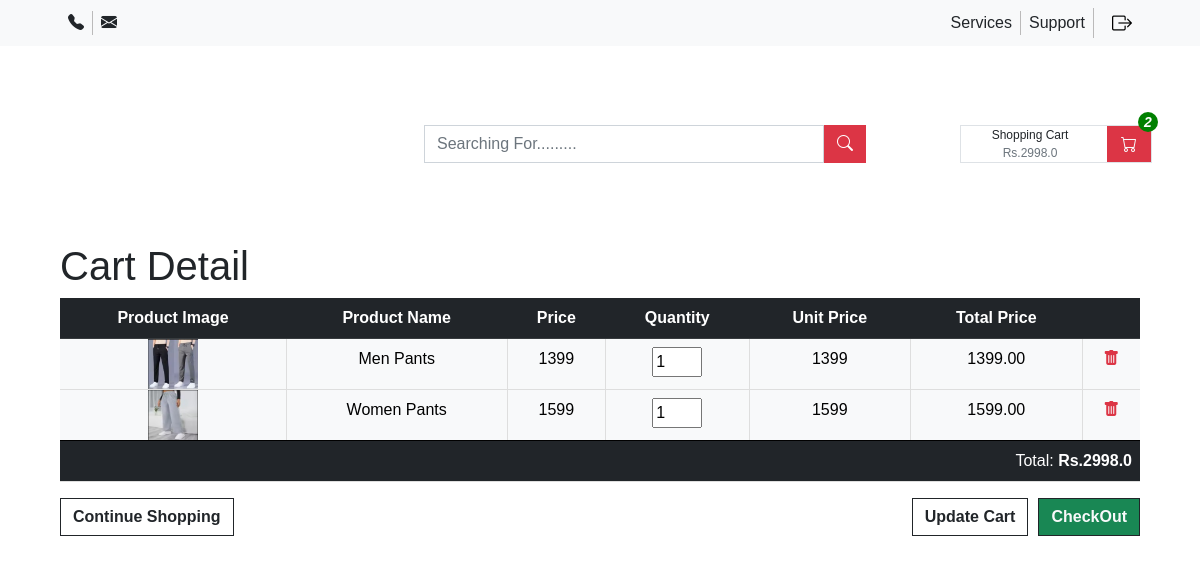
The page /cart/ (signed in) on the database its author committed.
### nep_app/models.py (models this page shows, shortened)
class CartItemModel(models.Model):
    cart = models.ForeignKey(
        CartModel, on_delete=models.CASCADE, related_name="cart_items"
    )
    product = models.ForeignKey(
        ProductModel,
        on_delete=models.SET_NULL,
        null=True,
        blank=True,
        related_name="cart_items",
    )
    quantity = models.PositiveIntegerField(default=1)
    unit_price = models.DecimalField(
        max_digits=10,
        decimal_places=2,
        null=True,
        blank=True,
        help_text="Snapshot of the price at the time the item was added",
    )
    def total_price(self):
        if self.unit_price is not None:
            return self.unit_price * self.quantity
        elif self.product and self.product.product_price is not None:
            return self.product.product_price * self.quantity
        return 0

class ProductModel(models.Model):
    product_category = models.ForeignKey(
        CategoryModel,
        related_name="productcategory",
        on_delete=models.CASCADE,
        default="",
    )
    product_name = models.CharField(max_length=200, default="")
    product_description = models.CharField(max_length=200, default="")
    product_price = models.CharField(max_length=200, default="")
    product_image = models.ImageField(
        upload_to="productImage/", default="", null=True, blank=True
    )
    pro_sub_category = models.ForeignKey(
        Sub_CategoryModel,
        related_name="productSubCategory",
        on_delete=models.CASCADE,
        null=True,
        blank=True,
        default="",
    )
    product_stock = models.IntegerField(default=0)

### nep_app/views.py (the view)
# urls.py: path("cart/", cart_detail, name="cart_Detail"),
def cart_detail(request):
    cart_det = CartItemModel.objects.all()
    if request.user.is_authenticated:
        cart = CartModel.objects.filter(user=request.user, is_paid=False).first()
        cart_items = CartItemModel.objects.filter(cart=cart) if cart else []
    else:
        cart_items = []
    total_items_count = (
        len(cart_items) if isinstance(cart_items, list) else cart_items.count()
    )
    grand_total = sum(
        float(item.total_price()) if item.product else 0 for item in cart_items
    )
    context = {
        "cartdet": cart_det,
        "total_items_count": total_items_count,
        "grand_total": grand_total,
    }
    return render(request, "content/cart_detail.html", context)

### templates/content/cart_detail.html (shortened to what this page needs)
{% extends "base.html" %}
{% load static %}
{% block cart_detail %}
<h1>Cart Detail</h1>
<div class="col-lg-12">
    <form action="{% url 'update_all_cart_details' %}" method="POST">
        <table class="table">
            <tr class="table-dark text-center">
                <th>Product Image</th>
                <th>Product Name</th>
                <th>Price</th>
                <th>Quantity</th>
                <th>Unit Price</th>
                <th>Total Price</th>
                <th></th>
            </tr>
            {% if cartdet %}
            {% for cartdetail in cartdet %}
            <tr class="table-light text-center">
                <td class="p-0 m-0">
                    <img src="{{ cartdetail.product.product_image.url }}" width="50px" height="50px"
                        alt="{{ cartdetail.product.product_name }}">
                </td>
                <td>{{ cartdetail.product.product_name }}</td>
                <td>{{ cartdetail.product.product_price }}</td>
                <td><input type="number" name="quantity_{{ cartdetail.id }}" style="width: 50px;"
                        value="{{ cartdetail.quantity|default:1 }}" min="1">
                </td>
                <td>{{ cartdetail.product.product_price }}</td>
                <td>{{ cartdetail.total_price }}</td>
                <td>
                    <a href="{% url 'cartdetail_delete' cartdetail.id %}" class="text-danger bi bi-trash-fill"></a>
                </td>
            </tr>
            {% endfor %}
            {% else %}
            <tr>
                <td colspan="7" class="text-center fw-bold">NO Cart</td>
            </tr>
            {% endif %}
            <tfoot>
                <tr class="table-dark text-end">
                    <td colspan="7" class="">Total: <span class="fw-bold">Rs.{{grand_total}}</span></td>
                </tr>
            </tfoot>
        </table>
        <div class="d-flex justify-content-between">
            <div class="inline">
                <a href="{% url 'allproduct' %}"
                    class="btn btn-primary rounded-0 bg-transparent text-dark fw-bold border-dark">
                    Continue Shopping</a>
            </div>
            <div class="text-center d-flex justify-content-end ">
                <button type="submit"
                    class="btn btn-primary rounded-0 bg-transparent text-dark fw-bold border-dark updateCartBtn">Update
                    Cart</button>
                <div class="text-center d-flex justify-content-end" style="padding-left: 10px;">
                    <a href="{% url 'checkout' %}"
                        class="btn btn-primary rounded-0 bg-success text-light fw-bolder border-dark">CheckOut</a>
                </div>
            </div>
        </div>
    </form>
</div>
{% endblock %}

### templates/index.html (style rules this page uses)
* { font-family: 'Gill Sans', 'Gill Sans MT', Calibri, 'Trebuchet MS', sans-serif; }

### templates/content/cart_detail.html (style rules this page uses)
td { border: 1px solid rgb(222, 222, 222); }
td:first-child { border-left: none; }
td:last-child { border-right: none; }

### rows shown on the page
CartItemModel: product.product_image (picture), product.product_name "Men Pants", product.product_price "1399", quantity "1", total_price "1399.00"
CartItemModel: product.product_image (picture), product.product_name "Women Pants", product.product_price "1599", quantity "1", total_price "1599.00"

### other values the page prints
{{ grand_total }} "2998.0"
{{ total_items_count }} "2"
